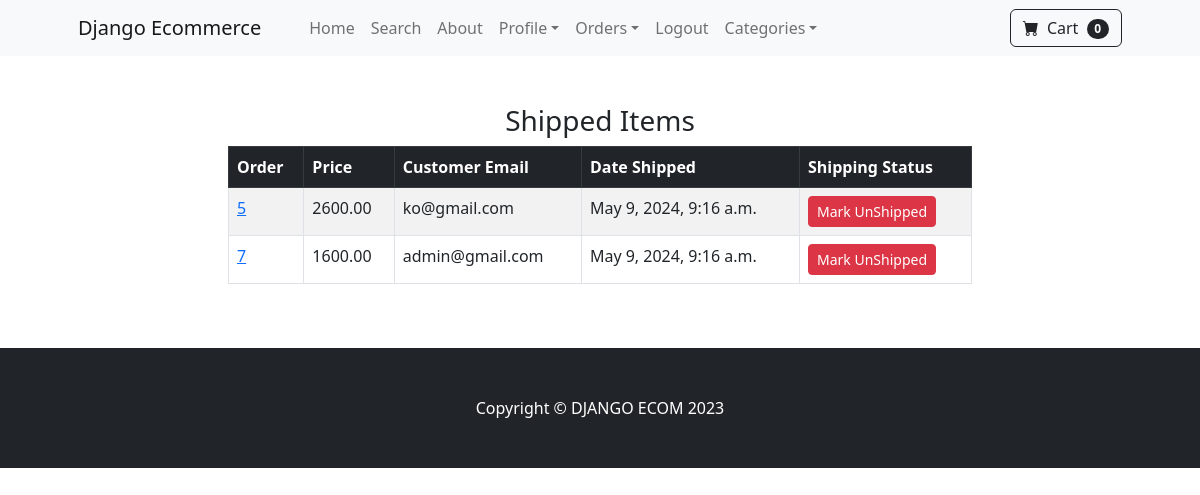
Before: /payment/shipped_dash/ (signed in) with the older database file.
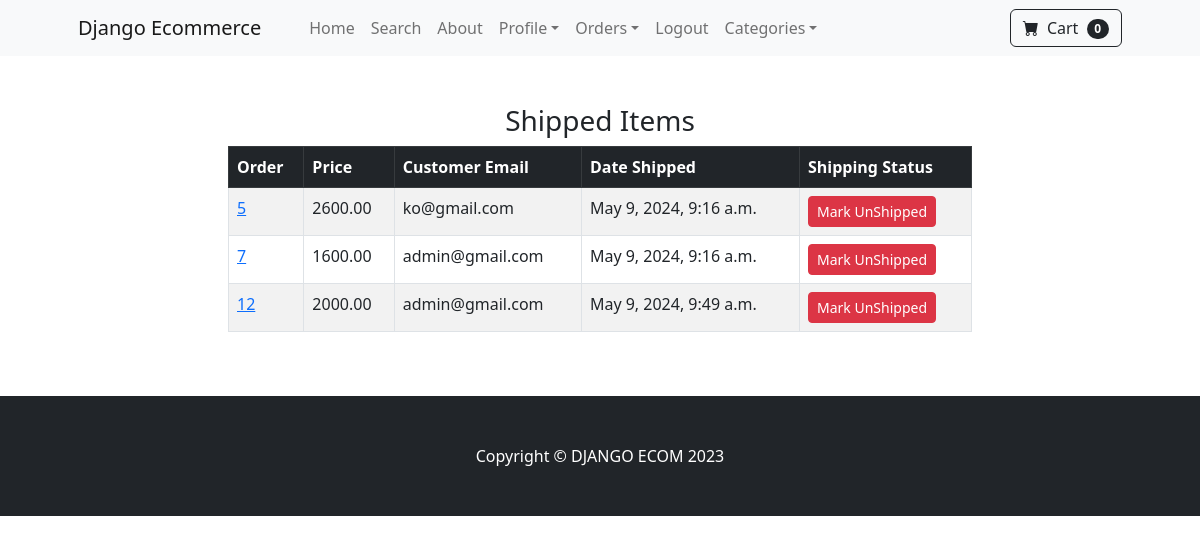
After: the same page with the newer database file.
### payment/models.py (models this page shows, shortened)
class Order(models.Model):
	user = models.ForeignKey(User, on_delete=models.CASCADE, null=True, blank=True)
	full_name = models.CharField(max_length=250)
	email = models.EmailField(max_length=250)
	shipping_address = models.TextField(max_length=15000)
	amount_paid = models.DecimalField(max_digits=7, decimal_places=2)
	date_ordered = models.DateTimeField(auto_now_add=True)
	shipped = models.BooleanField(default=False)
	date_shipped = models.DateTimeField(blank=True, null=True)

### payment/views.py (the view, shortened to what this page needs)
# urls.py: path('shipped_dash/', views.shipped_dash, name='shipped_dash'),
def shipped_dash(request) :
	if request.user.is_authenticated and request.user.is_superuser :
		orders = Order.objects.filter(shipped=True)
		return render(request, "payment/shipped_dash.html", {"orders":orders})
	else :
		messages.success(request,"Access Denied")
		return redirect('home')

### cart/cart.py (called while the page is built)
	def __len__(self):
		return len(self.cart)

### cart/context_processors.py (called while the page is built)
def cart(request):
	return {'cart': Cart(request)}

### payment/templates/payment/shipped_dash.html (shortened to what this page needs)
{% extends 'base.html' %}
{% block content %}
  <div class="container">
    <div class="row">
      <center>
        <div class="col-8">
          <br /><br />
          <h3>Shipped Items</h3>
          <table class="table table-striped table-hover table-bordered">
            <thead class="table-dark">
              <tr>
                <th scope="col">Order</th>
                <th scope="col">Price</th>
                <th scope="col">Customer Email</th>
                <th scope="col">Date Shipped</th>
                <th scope="col">Shipping Status</th>
              </tr>
            </thead>
            <tbody>
              {% for item in orders %}
                <tr>
                  <td>
                    <a href="{% url 'orders' item.id %}">{{ item.id }}</a>
                  </td>
                  <td>{{ item.amount_paid }}</td>
                  <td>{{ item.email }}</td>
                  <td>{{ item.date_shipped }}</td>
                  <td>
                    <form method="POST">
                      <button type="submit" class="btn btn-danger btn-sm">Mark UnShipped</button>
                    </form>
                  </td>
                </tr>
              {% endfor %}
            </tbody>
          </table>
          <br /><br />
        </div>
      </center>
    </div>
  </div>
{% endblock %}

### store/templates/base.html (shortened to what this page needs)
{% load static %}
<!DOCTYPE html>
<html lang="en">
  <head>
    <link href="https://cdn.jsdelivr.net/npm/bootstrap-icons@1.5.0/font/bootstrap-icons.css" rel="stylesheet" />
    <link href="{% static 'css/styles.css' %}" rel="stylesheet" />
  </head>
  <body>
    {% include 'navbar.html' %}  {% block content %}
    {% endblock %}
    <footer class="py-5 bg-dark">
      <div class="container">
        <p class="m-0 text-center text-white">Copyright &copy; DJANGO ECOM 2023</p>
      </div>
    </footer>
  </body>
</html>

### store/templates/navbar.html (shortened to what this page needs)
<nav class="navbar navbar-expand-lg navbar-light bg-light">
  <div class="container px-4 px-lg-5">
    <a class="navbar-brand" href="{% url 'home'%}">Django Ecommerce</a>
    <div class="collapse navbar-collapse" id="navbarSupportedContent">
      <ul class="navbar-nav me-auto mb-2 mb-lg-0 ms-lg-4">
        <li class="nav-item">
          <a class="nav-link" aria-current="page" href="{% url 'home'%}"
            >Home</a
          >
        </li>
        <li class="nav-item">
          <a class="nav-link" aria-current="page" href="{% url 'search' %}"
            >Search</a
          >
        </li>
        <li class="nav-item">
          <a class="nav-link" href="{% url 'about'%}">About</a>
        </li>
        {%if user.is_authenticated %}
        <li class="nav-item dropdown">
          <a
            class="nav-link dropdown-toggle"
            id="navbarDropdown"
            href="#"
            role="button"
            data-bs-toggle="dropdown"
            aria-expanded="false"
            >Profile</a
          >
        </li>
        {%if user.is_superuser %}
        <li class="nav-item dropdown">
          <a
            class="nav-link dropdown-toggle"
            id="navbarDropdown"
            href="#"
            role="button"
            data-bs-toggle="dropdown"
            aria-expanded="false"
            >Orders</a
          >
        </li>
        {%endif%}
        <li class="nav-item">
          <a class="nav-link" href="{% url 'logout' %}">Logout</a>
        </li>
        {%endif%}
        <li class="nav-item dropdown">
          <a
            class="nav-link dropdown-toggle"
            id="navbarDropdown"
            href="#"
            role="button"
            data-bs-toggle="dropdown"
            aria-expanded="false"
            >Categories</a
          >
        </li>
      </ul>
      <form class="d-flex">
        <a href="{%url 'cart_summary'%}" class="btn btn-outline-dark">
          <i class="bi-cart-fill me-1"></i>
          Cart
          <span
            class="badge bg-dark text-white ms-1 rounded-pill"
            id="cart_quantity"
            >{{cart|length}}</span
          ></a
        >
      </form>
    </div>
  </div>
</nav>

Changed rows visible on the page:
added Order: id "12", amount_paid "2000.00", email "admin@gmail.com", date_shipped "May 9, 2024, 9:49 a.m."
